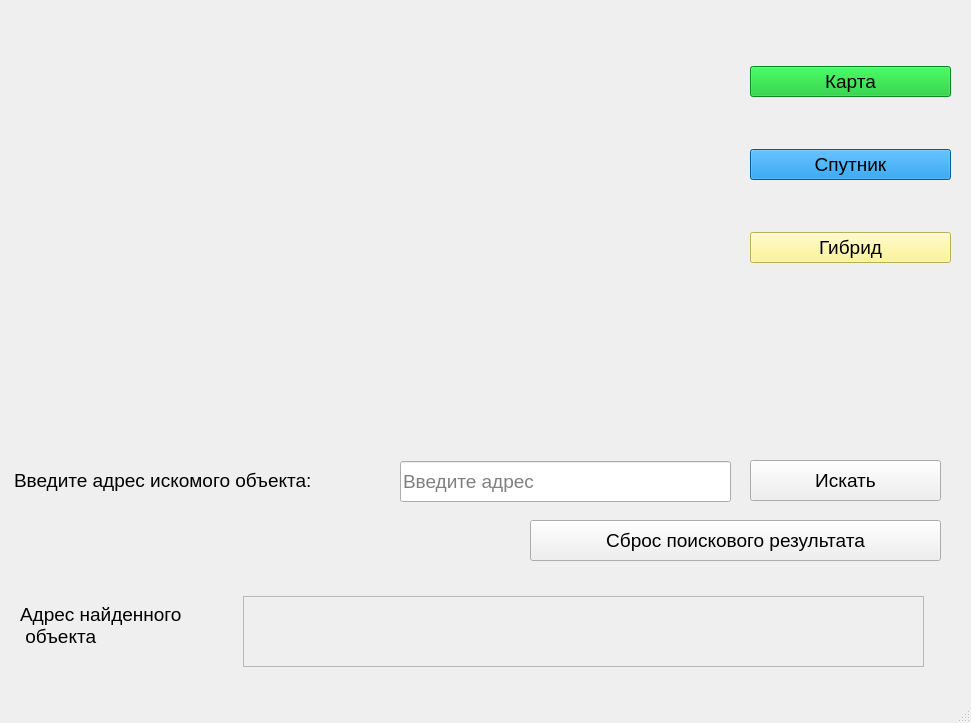
<?xml version="1.0" encoding="UTF-8"?>
<ui version="4.0">
 <class>MainWindow</class>
 <widget class="QMainWindow" name="MainWindow">
  <property name="geometry">
   <rect>
    <x>0</x>
    <y>0</y>
    <width>971</width>
    <height>723</height>
   </rect>
  </property>
  <property name="windowTitle">
   <string>Отображение карты</string>
  </property>
  <widget class="QWidget" name="centralwidget">
   <widget class="QLabel" name="image">
    <property name="geometry">
     <rect>
      <x>0</x>
      <y>0</y>
      <width>650</width>
      <height>400</height>
     </rect>
    </property>
    <property name="text">
     <string/>
    </property>
   </widget>
   <widget class="QWidget" name="verticalLayoutWidget">
    <property name="geometry">
     <rect>
      <x>750</x>
      <y>20</y>
      <width>201</width>
      <height>291</height>
     </rect>
    </property>
    <layout class="QVBoxLayout" name="verticalLayout">
     <item>
      <widget class="QPushButton" name="map_btn">
       <property name="font">
        <font>
         <pointsize>14</pointsize>
        </font>
       </property>
       <property name="styleSheet">
        <string notr="true">background-color: rgb(8, 193, 38);</string>
       </property>
       <property name="text">
        <string>Карта</string>
       </property>
      </widget>
     </item>
     <item>
      <widget class="QPushButton" name="sputnic_btn">
       <property name="font">
        <font>
         <pointsize>14</pointsize>
        </font>
       </property>
       <property name="styleSheet">
        <string notr="true">background-color: rgb(0, 132, 220);</string>
       </property>
       <property name="text">
        <string>Спутник</string>
       </property>
      </widget>
     </item>
     <item>
      <widget class="QPushButton" name="gibrid_btn">
       <property name="font">
        <font>
         <pointsize>14</pointsize>
        </font>
       </property>
       <property name="styleSheet">
        <string notr="true">
background-color: rgb(255, 246, 121);</string>
       </property>
       <property name="text">
        <string>Гибрид</string>
       </property>
      </widget>
     </item>
    </layout>
   </widget>
   <widget class="QLabel" name="label">
    <property name="geometry">
     <rect>
      <x>14</x>
      <y>455</y>
      <width>381</width>
      <height>51</height>
     </rect>
    </property>
    <property name="font">
     <font>
      <pointsize>14</pointsize>
     </font>
    </property>
    <property name="text">
     <string>Введите адрес искомого объекта:</string>
    </property>
   </widget>
   <widget class="QLineEdit" name="search">
    <property name="geometry">
     <rect>
      <x>400</x>
      <y>461</y>
      <width>331</width>
      <height>41</height>
     </rect>
    </property>
    <property name="font">
     <font>
      <pointsize>14</pointsize>
     </font>
    </property>
    <property name="placeholderText">
     <string>Введите адрес</string>
    </property>
   </widget>
   <widget class="QPushButton" name="search_btn">
    <property name="geometry">
     <rect>
      <x>750</x>
      <y>460</y>
      <width>191</width>
      <height>41</height>
     </rect>
    </property>
    <property name="font">
     <font>
      <pointsize>14</pointsize>
     </font>
    </property>
    <property name="text">
     <string>Искать</string>
    </property>
   </widget>
   <widget class="QPushButton" name="clear_btn">
    <property name="geometry">
     <rect>
      <x>530</x>
      <y>520</y>
      <width>411</width>
      <height>41</height>
     </rect>
    </property>
    <property name="font">
     <font>
      <pointsize>14</pointsize>
     </font>
    </property>
    <property name="text">
     <string>Сброс поискового результата</string>
    </property>
   </widget>
   <widget class="QLabel" name="label_2">
    <property name="geometry">
     <rect>
      <x>20</x>
      <y>600</y>
      <width>201</width>
      <height>51</height>
     </rect>
    </property>
    <property name="font">
     <font>
      <pointsize>14</pointsize>
     </font>
    </property>
    <property name="text">
     <string>Адрес найденного 
 объекта</string>
    </property>
   </widget>
   <widget class="QTextEdit" name="address">
    <property name="enabled">
     <bool>false</bool>
    </property>
    <property name="geometry">
     <rect>
      <x>243</x>
      <y>596</y>
      <width>681</width>
      <height>71</height>
     </rect>
    </property>
    <property name="font">
     <font>
      <pointsize>14</pointsize>
     </font>
    </property>
   </widget>
  </widget>
  <widget class="QMenuBar" name="menubar">
   <property name="geometry">
    <rect>
     <x>0</x>
     <y>0</y>
     <width>971</width>
     <height>26</height>
    </rect>
   </property>
  </widget>
  <widget class="QStatusBar" name="statusbar"/>
 </widget>
 <resources/>
 <connections/>
</ui>
